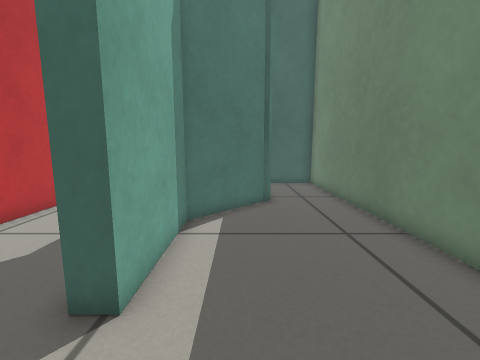
view 1 (above)

17 first-person views from a walk through a Gazebo world. The camera is 0.49 m above the floor, tilts 8° down and sees 90° across. The floor is counted in squares, 0.2 m on a side. Each view is taken from the middle of a square. On the plan, view 1 faces up. The plan holds only what a view shows up to about 17 squares ahead; the rest is blank.

view 2
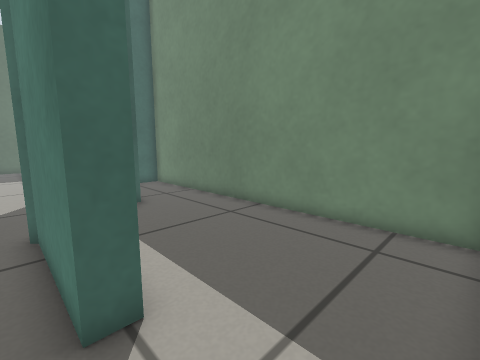

view 3
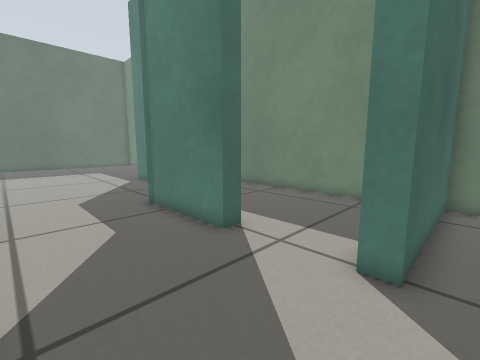

view 4
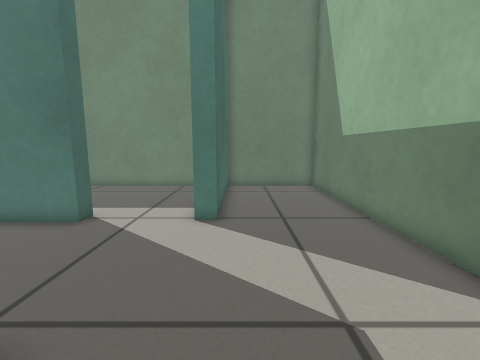

view 5
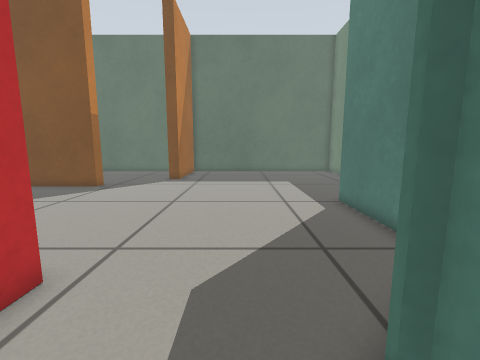

view 6
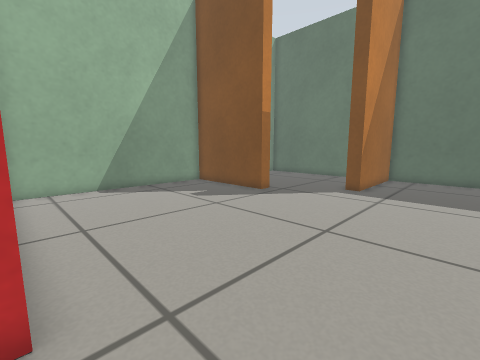

view 7
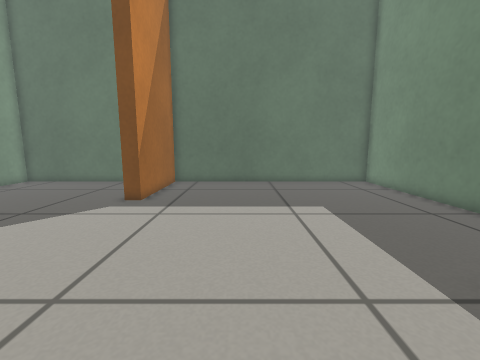

view 8
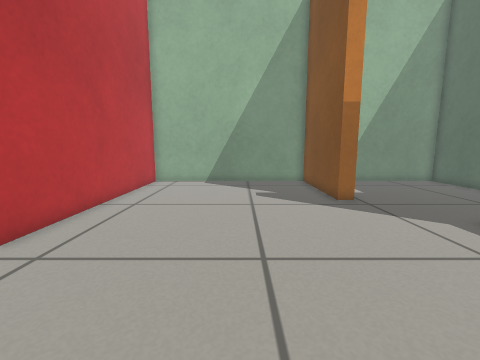

view 9
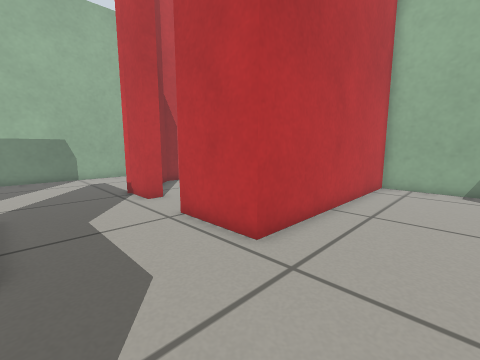

view 10
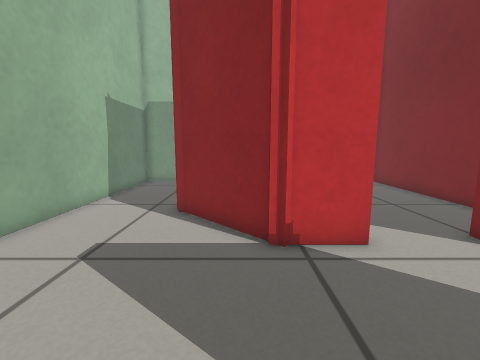

view 11
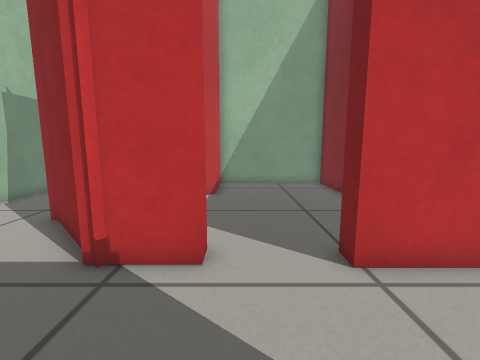

view 12
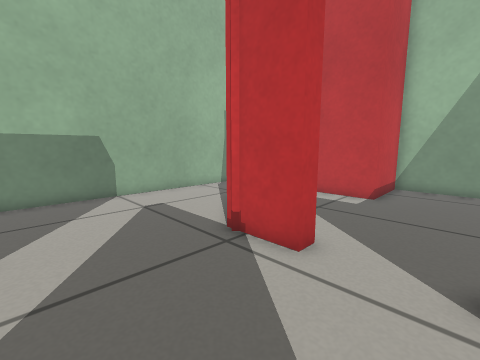

view 13
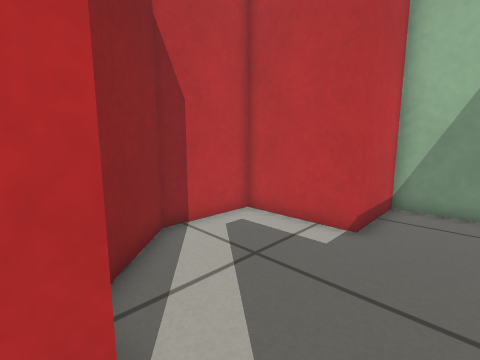

view 14
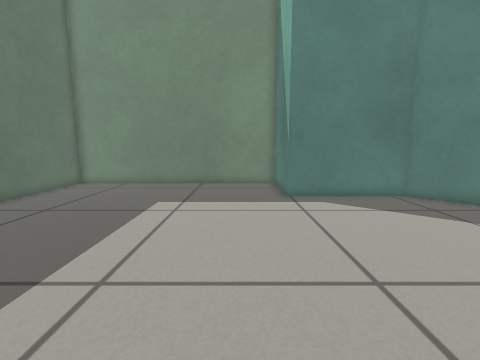

view 15
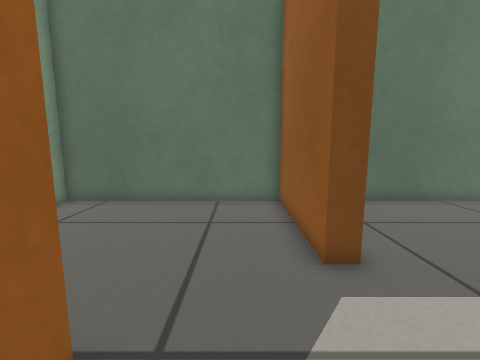

view 16
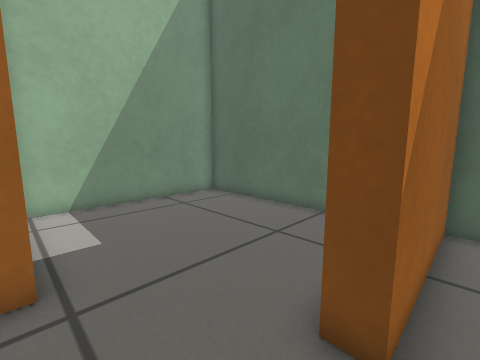

view 17
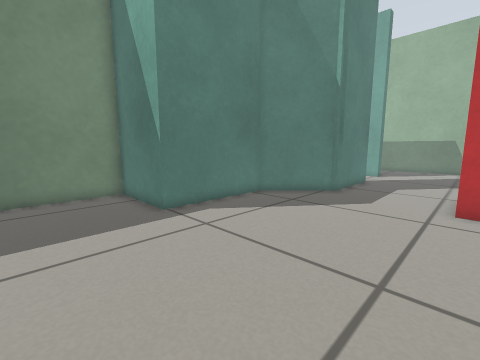

### Floor plan
Ten units are one square. View 1 is at (0, 0); x grows to the right and y downward. Boxes are objects, and circles mark ways between rooms. Rooms are numbered by the first view taken in them; rooms with no view inside come last. Other rooms are left out.
<svg viewBox="-193 -300 246 370">
<path fill="none" stroke="#000" d="M14 -108 -17 -77 -17 -32M48 2 48 -159 20 -159M-127 -213 -127 -205 -188 -205 -188 -101 -77 -101 -77 -63M-23 -82 5 -110 5 -167 48 -167 48 -295 -85 -295 -85 -237 -92 -237M-77 -32 -77 -12M-17 -32 -25 -32 -25 -78M-79 -7 -88 1M-88 1 -108 21M-188 44 -188 65 48 65 48 12 -22 12 -22 4M-113 -93 -188 -93 -188 -27 -150 -27 -150 15 -113 15 -92 -6M-85 -32 -77 -32M-77 -63 -84 -63M-92 -237 -92 -295 -188 -295 -188 -214"/>
<circle cx="-20" cy="-15" r="3" fill="#2a7"/>
<circle cx="-55" cy="10" r="3" fill="#2a7"/>
<circle cx="-80" cy="-50" r="3" fill="#2a7"/>
<circle cx="-110" cy="-227" r="3" fill="#2a7"/>
<text x="20" y="-60">1</text>
<text x="-60" y="-170">2</text>
<text x="-70" y="40">3</text>
<text x="-130" y="-50">4</text>
<text x="-140" y="-260">5</text>
</svg>
Room 1 opens to room 2. Room 2 opens to room 3. Room 2 opens to room 4. Room 2 opens to room 5.

Where each view was taken, in squares from view 1:
view 1: 0 up, 0 right, facing up
view 2: 0 up, 3 left, facing up-right
view 3: 2 down, 7 left, facing up-right
view 4: 2 down, 10 left, facing right
view 5: 6 up, 4 left, facing up
view 6: 10 up, 4 left, facing up-left
view 7: 13 up, 4 left, facing up
view 8: 16 up, 2 left, facing left
view 9: 14 up, 3 left, facing down-left
view 10: 0 up, 2 left, facing left
view 11: 4 up, 3 left, facing left
view 12: 6 up, 3 left, facing down-left
view 13: 5 up, 8 left, facing down-left
view 14: 19 up, 11 left, facing right
view 15: 19 up, 11 left, facing up
view 16: 21 up, 8 left, facing up-left
view 17: 21 up, 8 left, facing down-right
